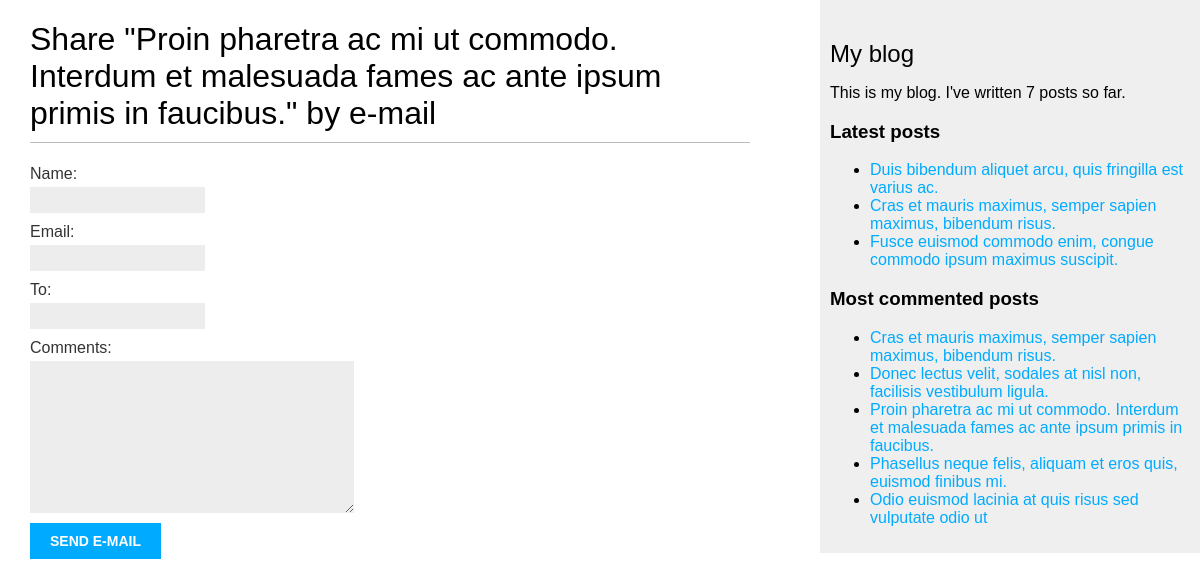
/blog/5/share/, run on the app's committed database.
### blog/models.py (models this page shows, shortened)
class Post(models.Model):
    class Status(models.TextChoices):
        DRAFT = 'DF', 'Draft'
        PUBLISHED = 'PB', 'Published'
    title = models.CharField(max_length=250)
    slug = models.SlugField(max_length=250, unique_for_date='publish')
    author = models.ForeignKey(User, on_delete=models.CASCADE, related_name='blog_posts')
    body = models.TextField()
    publish = models.DateTimeField(default=timezone.now)
    created = models.DateTimeField(auto_now_add=True)
    updated = models.DateTimeField(auto_now=True)
    status = models.CharField(max_length=2, choices=Status.choices, default=Status.DRAFT)
    objects = models.Manager()  # менеджер, применяемый по умолчанию
    published = PublishedManager()  # конкретно-прикладной менеджер
    tags = TaggableManager()
    class Meta:
        ordering = ['-publish']
        indexes = [
            models.Index(fields=['-publish']),
        ]
    def get_absolute_url(self):
        return reverse('blog:post_detail', args=[self.publish.year, self.publish.month, self.publish.day, self.slug])

### blog/views.py (the view)
# urls.py: path('<int:post_id>/share/', views.post_share, name='post_share'),
def post_share(request, post_id):
    post = get_object_or_404(Post, id=post_id, status=Post.Status.PUBLISHED)
    sent = False
    if request.method == 'POST':
        form = EmailPostForm(request.POST)
        if form.is_valid():
            cleaned_data = form.cleaned_data
            post_url = request.build_absolute_uri(post.get_absolute_url())
            subject = f"{cleaned_data['name']} recommends you read " \
                      f"{post.title}"
            message = f"Read {post.title} at {post_url}\n\n" \
                      f"{cleaned_data['name']}\'s comments: {cleaned_data['comments']}\n" \
                      f"You can contact the author of the post by email: {cleaned_data['email']}"
            send_mail(subject, message, 'your_account@gmail.com', [cleaned_data['to']])
            sent = True
    else:
        form = EmailPostForm()
    context = {
        'post': post,
        'form': form,
        'sent': sent
    }
    return render(request, 'blog/post/share.html', context)

### blog/forms.py
class EmailPostForm(forms.Form):
    name = forms.CharField(max_length=25)
    email = forms.EmailField()
    to = forms.EmailField()
    comments = forms.CharField(required=False, widget=forms.Textarea)

### blog/models.py (called while the page is built)
    def get_queryset(self):
        return super().get_queryset().filter(status=Post.Status.PUBLISHED)

### blog/templatetags/blog_tags.py (called while the page is built)
@register.simple_tag
def total_posts():
    return Post.published.count()

@register.inclusion_tag('blog/post/latest_posts.html')
def show_latest_posts(count=5):
    latest_posts = Post.published.order_by('-publish')[:count]
    return {'latest_posts': latest_posts}

@register.simple_tag
def get_most_commented_posts(count=5):
    return Post.published.annotate(total_comments=Count('comments')).order_by('-total_comments')[:count]

### blog/templates/blog/post/share.html (shortened to what this page needs)
{% extends "blog/base.html" %}
{% block content %}
    {% if sent %}
        <h1>E-mail successfully sent</h1>
        <p>
            "{{ post.title }}" was successfully sent to {{ form.cleaned_data.to }}.
        </p>
    {% else %}
        <h1>Share "{{ post.title }}" by e-mail</h1>
        <form method="post">
            {{ form.as_p }}
            <input type="submit" value="Send e-mail">
        </form>
    {% endif %}
{% endblock %}

### blog/templates/blog/base.html (shortened to what this page needs)
<!DOCTYPE html>
{% load blog_tags %}
{% load static %}
<html lang="en">
<head>
    <link href="{% static 'css/blog.css' %}" rel="stylesheet">
</head>
<body>
<div id="content">
    {% block content %}
    {% endblock %}
</div>
<div id="sidebar">
    <h2>My blog</h2>
    <p>
        This is my blog.
        I've written {% total_posts %} posts so far.
    </p>
    <h3>Latest posts</h3>
    {% show_latest_posts 3 %}
    <h3>Most commented posts</h3>
    {% get_most_commented_posts as most_commented_posts %}
    <ul>
        {% for post in most_commented_posts %}
        <li>
            <a href="{{ post.get_absolute_url }}">{{ post.title }}</a>
        </li>
        {% endfor %}
    </ul>
</div>
</body>
</html>

### blog/templates/blog/post/latest_posts.html
<ul>
{% for post in latest_posts %}
  <li>
    <a href="{{ post.get_absolute_url }}">{{ post.title }}</a>
  </li>
{% endfor %}
</ul>

### blog/static/css/blog.css (style rules this page uses)
body { margin: 0; padding: 0; font-family: helvetica, sans-serif; }
a { color: #00abff; text-decoration: none; }
h1 { font-weight: normal; border-bottom: 1px solid #bbb; padding: 0 0 10px 0; }
h2 { font-weight: normal; margin: 30px 0 0; }
#content { float: left; width: 60%; padding: 0 0 0 30px; }
#sidebar { float: right; width: 30%; padding: 10px; background: #efefef; height: 100%; }
label { float: left; clear: both; color: #333; margin-bottom: 4px; }
input, textarea { clear: both; float: left; margin: 0 0 10px; background: #ededed; border: 0; padding: 6px 10px; font-size: 12px; }
input[type=submit] { font-weight: bold; background: #00abff; color: #fff; padding: 10px 20px; font-size: 14px; text-transform: uppercase; }

### data on the page
Post: title "Proin pharetra ac mi ut commodo. Interdum et malesuada fames ac ante ipsum primis in faucibus."
Post: title "Duis bibendum aliquet arcu, quis fringilla est varius ac."
Post: title "Cras et mauris maximus, semper sapien maximus, bibendum risus."
Post: title "Fusce euismod commodo enim, congue commodo ipsum maximus suscipit."
Post: title "Donec lectus velit, sodales at nisl non, facilisis vestibulum ligula."
Post: title "Phasellus neque felis, aliquam et eros quis, euismod finibus mi."
Post: title "Odio euismod lacinia at quis risus sed vulputate odio ut"
